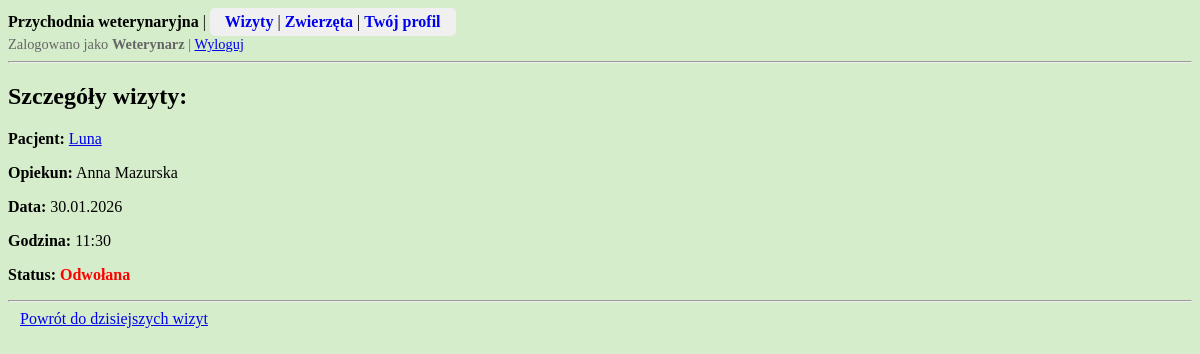
Page /przychodnia/wizyty/6/ (signed in) on the earlier database version.
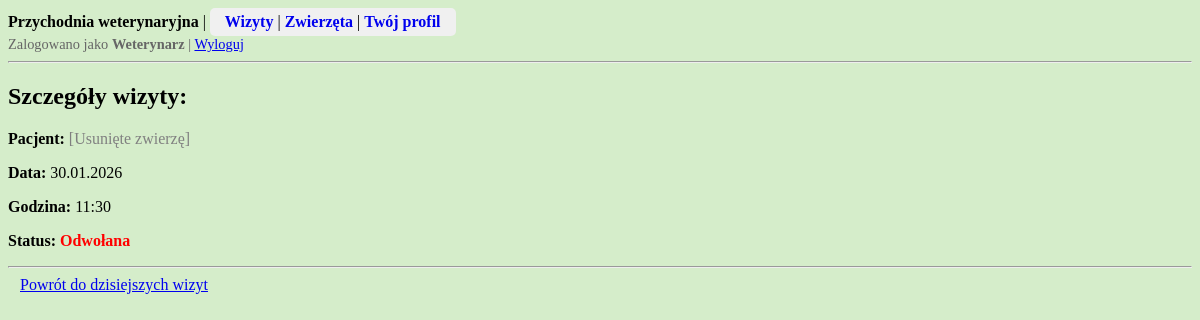
Same page on the later database version.
### przychodnia/models.py (models this page shows, shortened)
class Wizyta(models.Model):
    zwierze = models.ForeignKey(Zwierze, on_delete = models.SET_NULL, null=True)
    weterynarz = models.ForeignKey(Weterynarz, on_delete = models.PROTECT)
    data_wizyty = models.DateField()
    godzina_wizyty = models.TimeField()
    status = models.IntegerField(choices = STATUS_WIZYTA.choices, default = STATUS_WIZYTA.Zaplanowana)
    notatka = models.TextField(blank = True)  # obowiązkowa dopiero po zrealizowaniu wizyty
    @classmethod  # metoda działająca na klasie, nie na obiekcie
    def aktualizuj_przeterminowane_wizyty(cls):
        for wizyta in cls.objects.filter(status=STATUS_WIZYTA.Zaplanowana):
            czas_wizyty = datetime.combine(wizyta.data_wizyty, wizyta.godzina_wizyty)
            if czas_wizyty + timedelta(hours=1) < datetime.now():
                wizyta.status = STATUS_WIZYTA.Odwołana
                wizyta.save()
    class Meta:
        verbose_name_plural = "Wizyty"
        ordering = ['data_wizyty', 'godzina_wizyty', 'status']

class Zwierze(models.Model):
    imie = models.CharField(max_length = 50)
    opiekun = models.ForeignKey(Opiekun, on_delete = models.CASCADE)
    gatunek = models.IntegerField(choices = GATUNEK.choices)
    plec = models.IntegerField(choices = PLEC_ZWIERZE.choices)
    data_urodzenia = models.DateField(blank = True, null = True)  # opcjonalnie
    data_dodania = models.DateTimeField(auto_now_add = True, editable = False)
    class Meta:
        verbose_name_plural = "Zwierzeta"
        ordering = ['opiekun__nazwisko', 'gatunek', 'imie']

class Opiekun(models.Model):
    user = models.OneToOneField(User, on_delete=models.CASCADE)  # polaczenie profilu opiekuna z kontem uzytkownika User
    imie = models.CharField(max_length = 50)
    nazwisko = models.CharField(max_length = 100)
    plec = models.IntegerField(choices = PLEC_OSOBA.choices, default = PLEC_OSOBA.Inna)
    data_dodania = models.DateTimeField(auto_now_add = True, editable = False)
    def __str__(self):
        return f"{self.imie} {self.nazwisko}"
    class Meta:
        verbose_name_plural = "Opiekunowie"
        ordering = ['nazwisko', 'imie']

### przychodnia/views.py (the view)
# urls.py: path('wizyty/<int:pk>/', views.wizyta_detail, name='wizyta-detail'),
@login_required
@opiekun_or_weterynarz_required
def wizyta_detail(request, pk):
    user = request.user
    Wizyta.aktualizuj_przeterminowane_wizyty()
    try:
        wizyta = Wizyta.objects.get(id=pk)
    except Wizyta.DoesNotExist:
        return HttpResponse("Wizyta nie istnieje", status=404)
    is_valid, error_response = sprawdz_dostep_do_wizyty(user, wizyta)
    if not is_valid:
        return error_response
    return render(request, 'przychodnia/wizyty/wizyta_detail.html', {'wizyta': wizyta})

### przychodnia/permissions.py (called while the page is built)
def opiekun_or_weterynarz_required(view_func):
    @wraps(view_func)
    def wrapper(request, *args, **kwargs):
        if not (hasattr(request.user, 'opiekun') or hasattr(request.user, 'weterynarz')):
            return HttpResponseForbidden()
        return view_func(request, *args, **kwargs)
    return wrapper

def sprawdz_dostep_do_wizyty(user, wizyta):
    if hasattr(user, 'opiekun'):
        if wizyta.zwierze.opiekun != user.opiekun:  # opiekun: tylko wizyty swoich zwierząt
            return False, HttpResponseForbidden()
    elif hasattr(user, 'weterynarz'):
        pass  # weterynarz: wszystkie wizyty
    else:
        return False, HttpResponseForbidden()
    return True, None

### przychodnia/templates/przychodnia/wizyty/wizyta_detail.html (shortened to what this page needs)
{% extends "przychodnia/base.html" %}
{% block content %}
<h2>Szczegóły wizyty:</h2>
{% if wizyta.zwierze %}
    <p><strong>Pacjent:</strong> <a href="{% url 'zwierze-detail' pk=wizyta.zwierze.pk %}">
            {{ wizyta.zwierze.imie }}</a></p>
    {% if user.weterynarz %}<p><strong>Opiekun:</strong> {{ wizyta.zwierze.opiekun }}</p>{% endif %}
{% else %}
<p><strong>Pacjent:</strong> <span style="color: gray;">[Usunięte zwierzę]</span></p>
{% endif %}
<p><strong>Data:</strong> {{ wizyta.data_wizyty|date:"d.m.Y" }}</p>
<p><strong>Godzina:</strong> {{ wizyta.godzina_wizyty|time:"H:i" }}</p>
<p><strong>Status:</strong>
    <span class="
        {% if wizyta.status == 1 %}status-1
        {% elif wizyta.status == 2 %}status-2
        {% elif wizyta.status == 3 %}status-3
        {% endif %}
    ">
    {{ wizyta.get_status_display }}
    </span>
</p>
<hr>
{% if user.weterynarz %}
<a href="{% url 'dzisiejsze-wizyty' %}" style="padding: 6px 12px;">
    Powrót do dzisiejszych wizyt
</a>
{% endif %}
{% endblock %}

Differences in the rows shown:
changed Wizyta "Odwołana": zwierze_id 1 → empty (drawn); zwierze.imie "Luna" → (not shown); zwierze.opiekun "Anna Mazurska" → (not shown)
Other differences:
text no longer shown: "Opiekun:"
text now shown: "[Usunięte zwierzę]"
